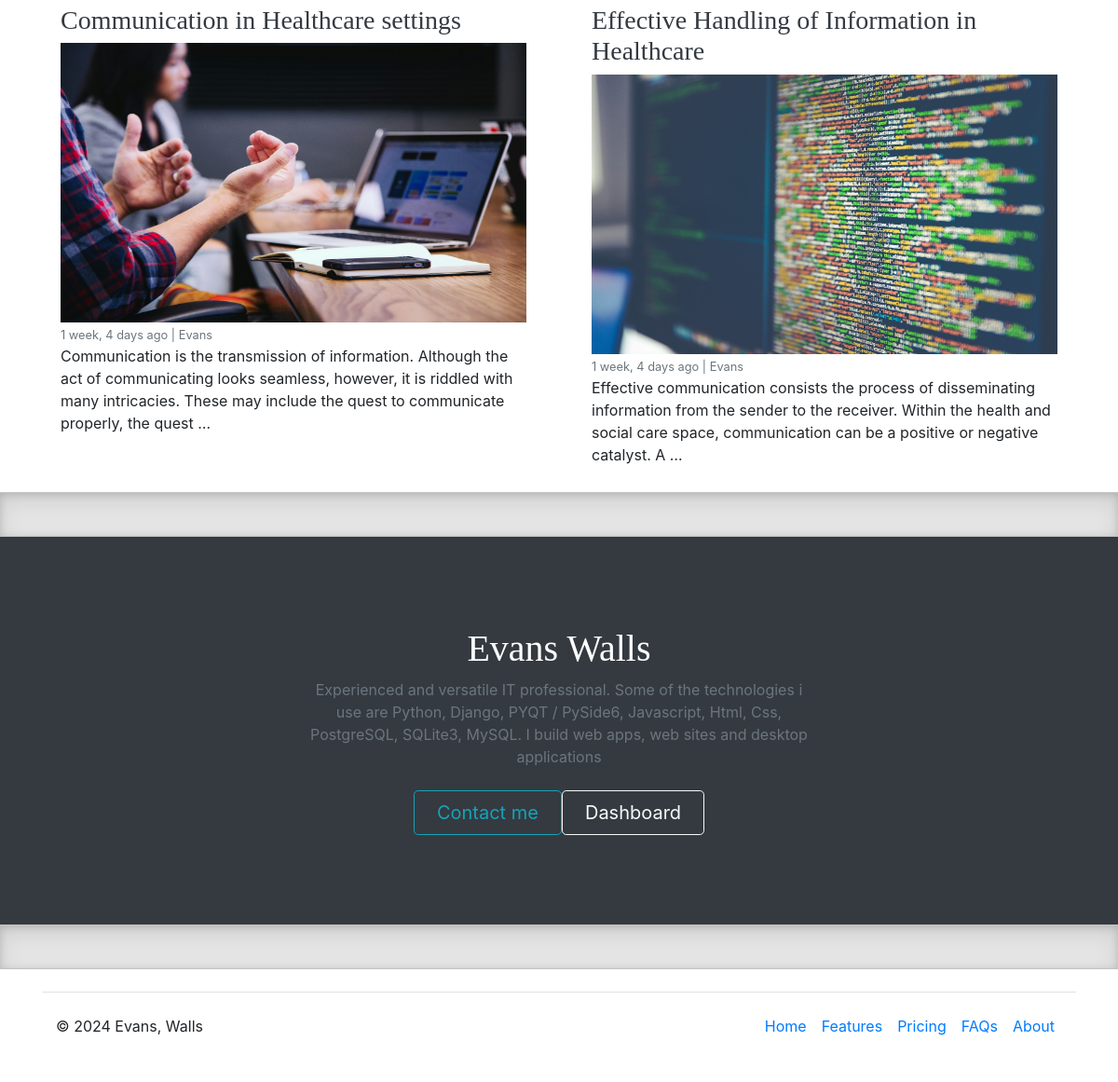
Page /category/15/ (lower part) on the earlier database version.
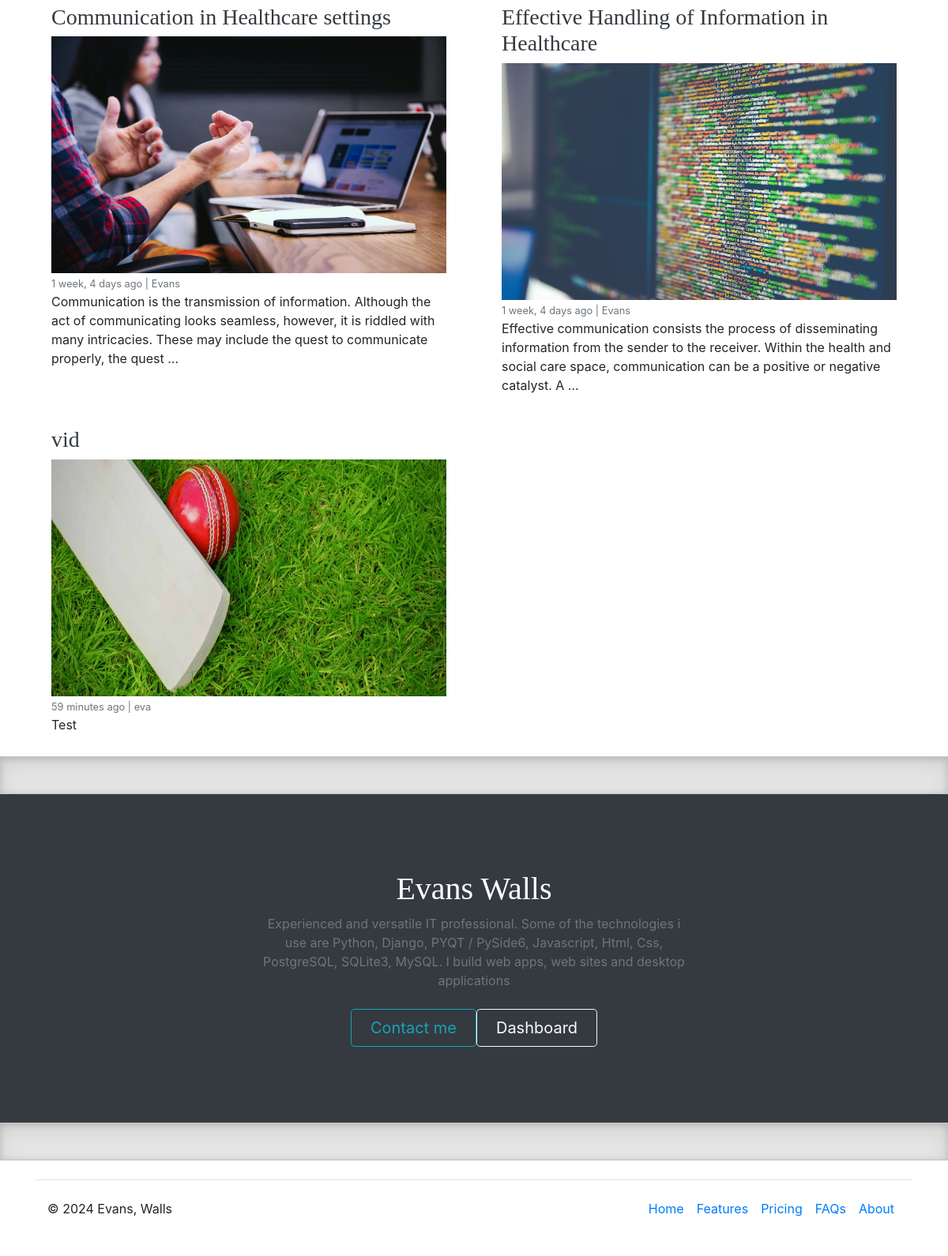
Same page on the later database version.
### blogs/models.py (models this page shows, shortened)
class blog(models.Model):
    title = models.CharField(max_length = 48)
    slug = models.SlugField(max_length = 150, unique = True, blank = True)
    b_category = models.ForeignKey(Category, on_delete = models.CASCADE)
    author = models.ForeignKey(User, on_delete = models.CASCADE)
    featured_image = models.ImageField(upload_to='uploads/%Y/%m/%d', blank=True)
    short_description = models.TextField(max_length = 500)
    blog_body = RichTextField(blank=True, null=True)
    video = models.FileField(upload_to='videos/%Y/%m/%d', blank=True, null=True)
    status = models.CharField(max_length = 20, choices = STATUS_CHOICES, default='Draft')
    is_featured = models.BooleanField(default = False)
    created_at = models.DateTimeField(auto_now_add =True)
    updated_at = models.DateTimeField(auto_now_add =True)
    class Meta:
        verbose_name_plural = 'Blogs'

### blogs/views.py (the view)
# urls.py: path('<int:category_id>/', views.post_by_category, name = 'post_by_category'),
def post_by_category(request, category_id):
    thepost = blog.objects.filter(status='Published', b_category = category_id) #b_category is calling from the blog model. we used category-id becouse category in the blog model is a foreign key
    try:
        thecategory = Category.objects.get(id = category_id)
    except:
       return redirect('home')
    context = {
        'thepost': thepost,
        'thecategory': thecategory,
    }
    return render(request, 'blogs/post_by_category.html', context)

### blogs/context_processors.py (called while the page is built)
def get_categories(request):
    categories = Category.objects.all().order_by('-updated_at')
    return dict(categories=categories)

def get_social_links(request):
    social_links = SocialLink.objects.all()
    return dict(social_links=social_links)

def get_about(request):
    theabout = About.objects.all()
    return dict(theabout=theabout)

### blogs/models.py (called while the page is built)
    def __str__(self):
        return self.category_name

### templates/blogs/post_by_category.html (shortened to what this page needs)
{% extends 'base.html' %}
{% load static %}
{% block content %}
  <div class="row mb-2">
    {% if thepost %}
    {% for post in thepost %}
    <div class="col-md-6">
      <div class="card border-0" >
          <div class="card-body">
         <a href="{% url 'single_blog' post.id %}"><h3><a href="{% url 'single_blog' post.id %}" class="text-dark">{{post.title}}</a></h3>
          {% if post.featured_image %}
            <img src="{{ post.featured_image.url }}" class="img-fluid" style="width: 600px; height: 300px;" alt="...">
          {% else%}
          <img src="{% static 'images/cricket.jpg' %}" class="img-fluid" style="width: 600px; height: 300px;" alt="...">
          {% endif %}
          <small class="mb-1 text-muted">{{post.created_at | timesince }} ago | {{post.author}}</small>
          <p class="card-text">{{post.short_description | truncatewords:30 }}</p>
        </div>
      </div>
    </div>
    {% endfor %}
    {% else %}
    <p>No post found </p>
    {% endif %}
  </div>
    </div>
{% endblock %}

Differences in the rows shown:
added blog: title "vid", created_at "59 minutes", author "eva", short_description "Test"
